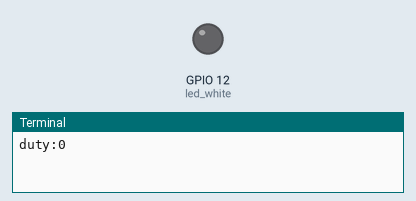
Recording of a program running on a simulated Raspberry Pi (BCM pin numbers). Shown: output pins drawn as LEDs (lit = HIGH), the last lines printed to the terminal.

Above: at 0.05 s.
At 4.0 s:
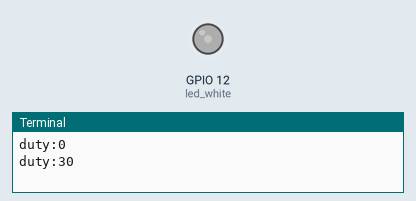
At 6.0 s:
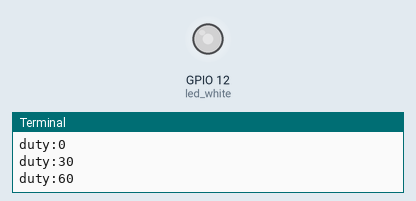
At 8.0 s:
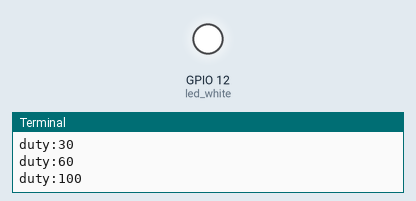
Timing chart, 0 to 10.4 s (numbered marks = the images above):
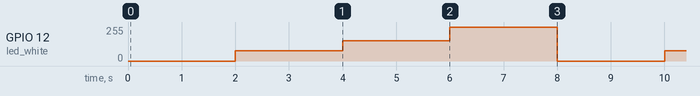

Measured:
- by itself, GPIO 12 (led_white): repeats every 8.0 s: 153/255 2.0 s, 255/255 2.0 s, 0/255 2.0 s, 77/255 2.0 s

The program:

main4.py
```python
from gpiozero import PWMLED
from time import sleep

led_white = PWMLED(12)

try:
    while True:
        led_white.value = 0
        print("duty:0")
        sleep(2)
        led_white.value = 0.3
        print("duty:30")
        sleep(2)
        led_white.value = 0.6
        print("duty:60")
        sleep(2)
        led_white.value = 1
        print("duty:100")
        sleep(2)

except KeyboardInterrupt:
    pass

led_white.value = 0
```
